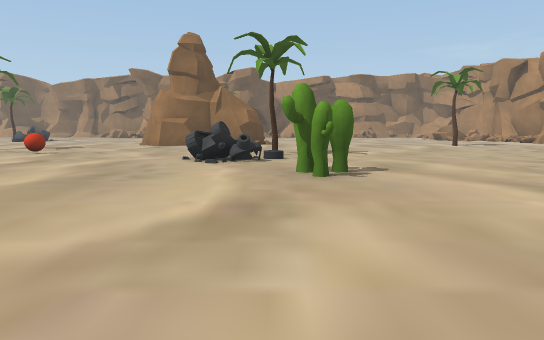
[1] (above)

24 first-person views from a walk through a Unity game level. The camera is 1.3 m above the floor, tilts 6° down and sees 70° across. The floor is counted in squares, 2 m on a side. Each view is taken from the middle of a square. On the plan, view 1 faces up. The plan holds only what a view shows up to about 11 squares ahead; the rest is blank. The place goes on beyond the plan. The player character is not drawn.

[2]
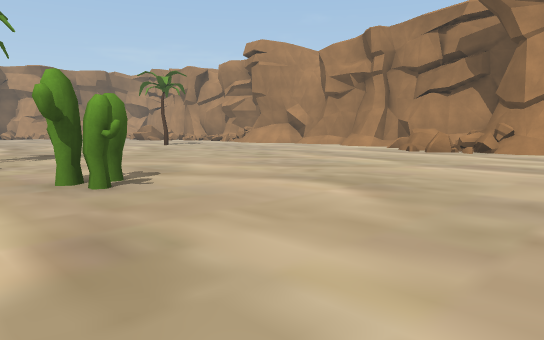

[3]
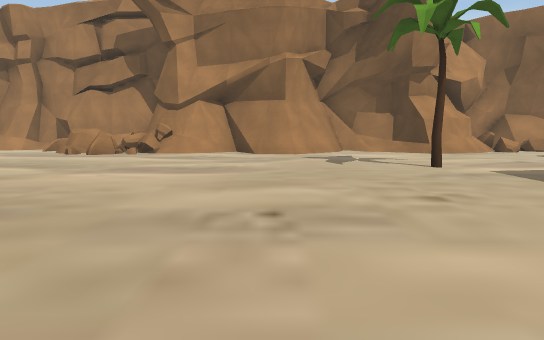

[4]
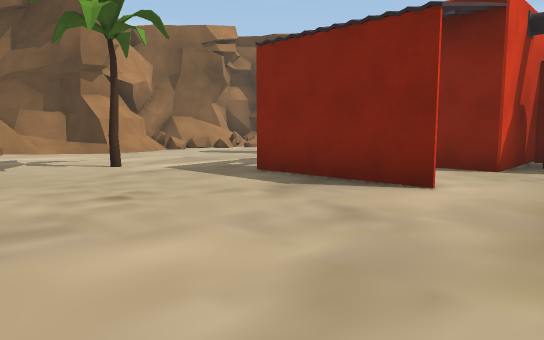

[5]
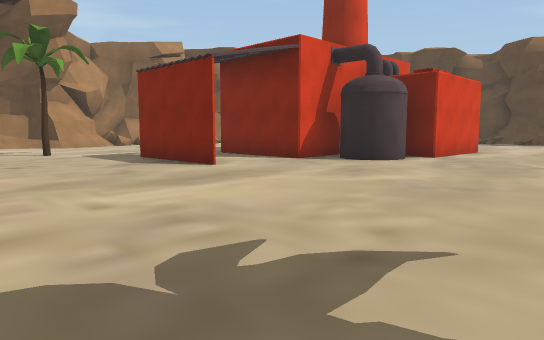

[6]
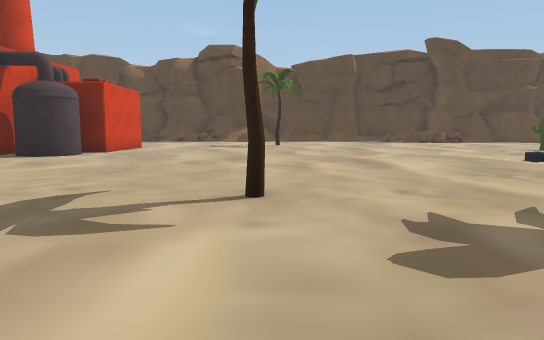

[7]
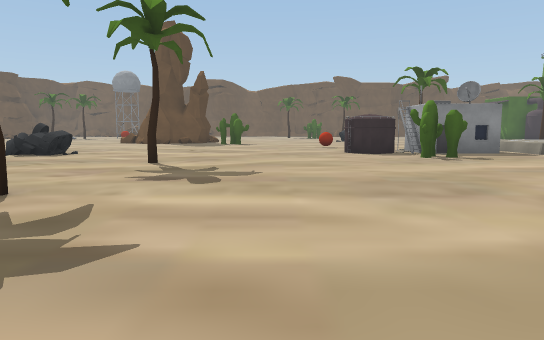

[8]
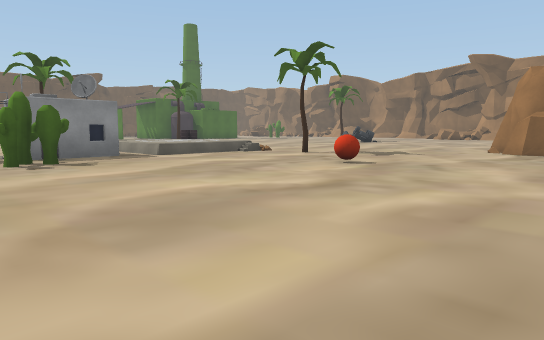

[9]
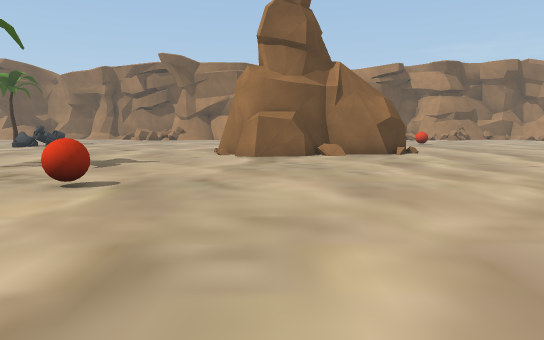

[10]
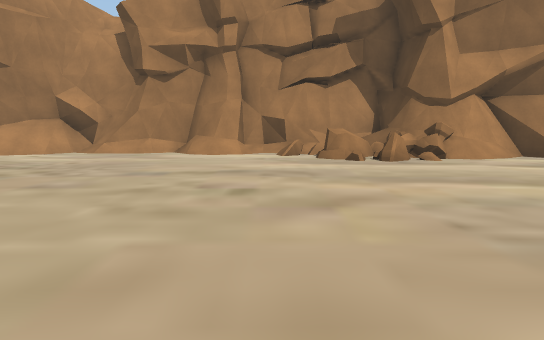

[11]
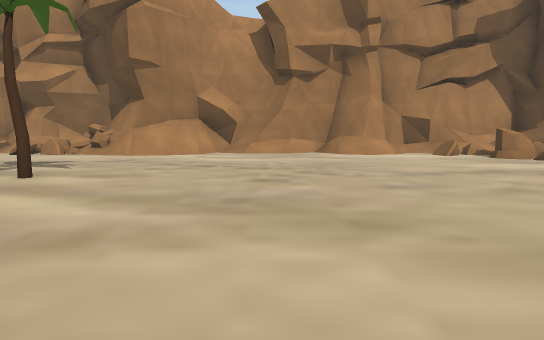

[12]
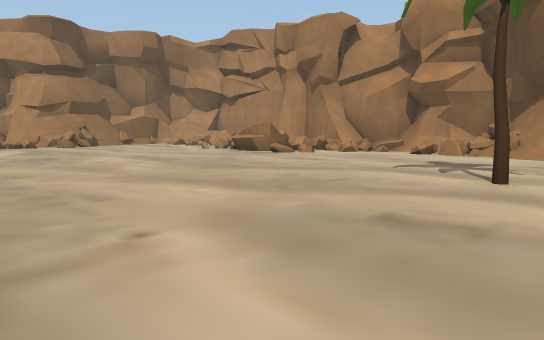

[13]
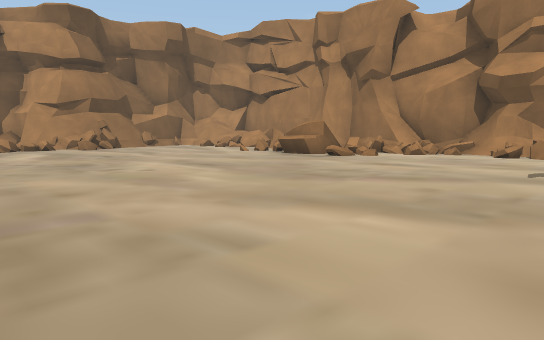

[14]
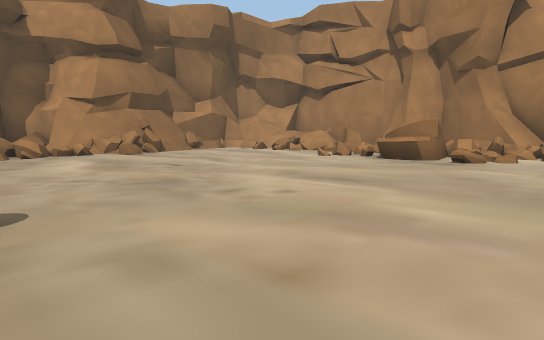

[15]
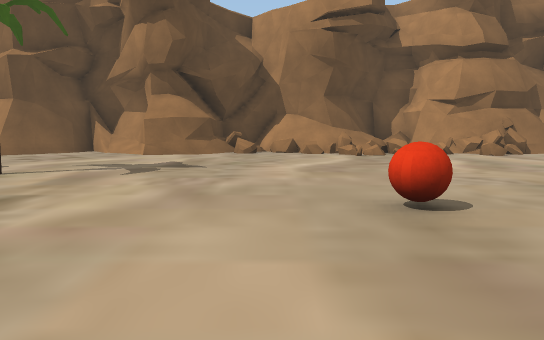

[16]
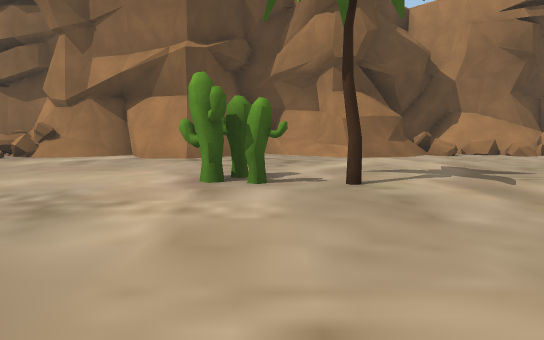

[17]
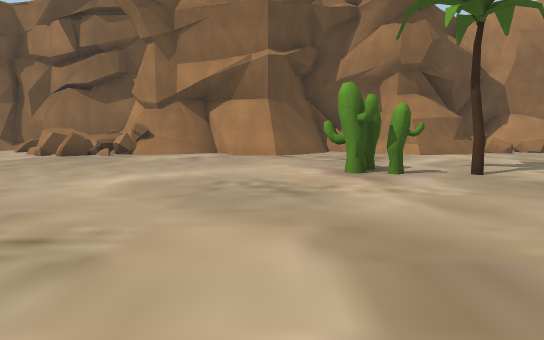

[18]
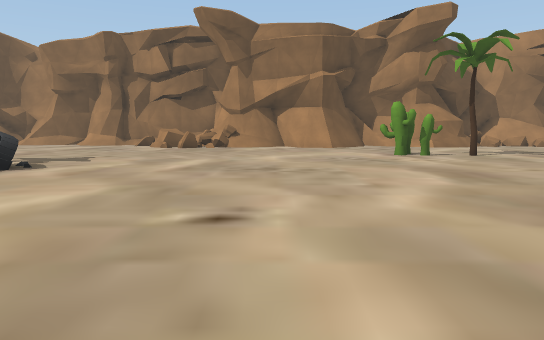

[19]
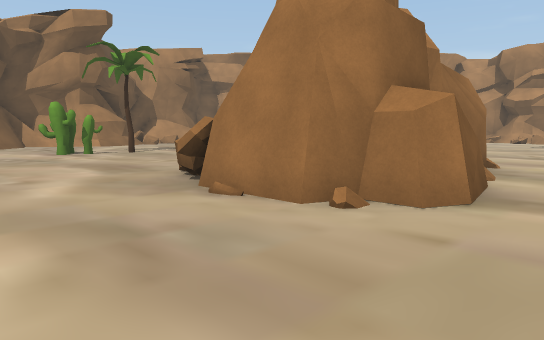

[20]
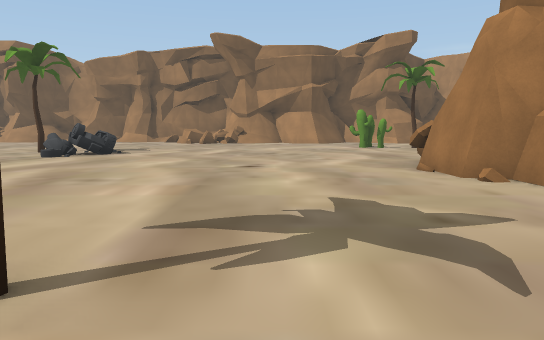

[21]
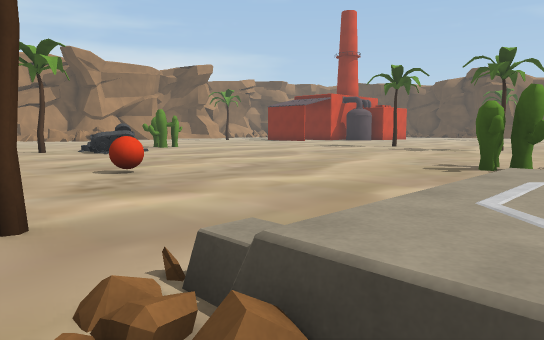

[22]
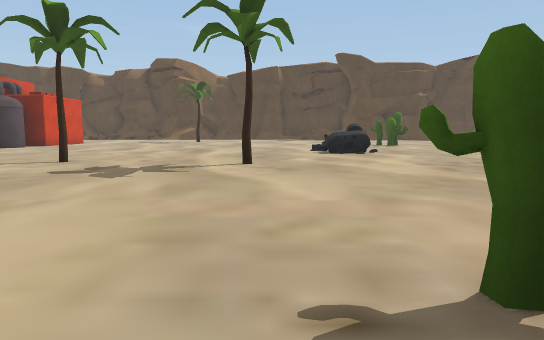

[23]
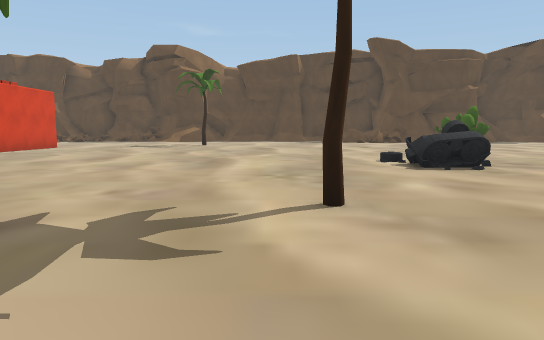

[24]
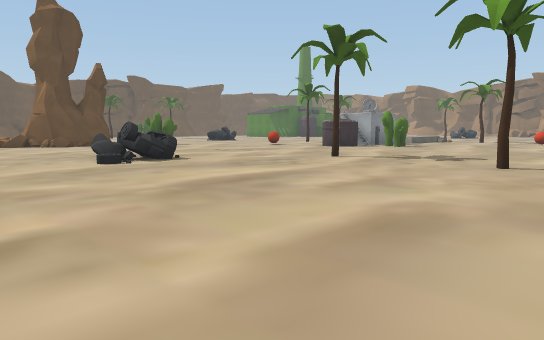

### Floor plan
Key: @ floor where view 1 was taken; # wall or solid block; x gap in a wall; . main floor; : floor 0.75 m higher than the main floor; / step, stairs or slope; = window, fence, low wall or low ledge; ^ raised ledge; B ball; T tree; C cactus; A tank; U building; O other object.
Columns run from 12 left of view 1 to 14 right of it. Each row starts with its distance up from view 1.
 32                  #
 31   #    ########^ #
 30 ^#######//##====:#####
 29 x==/.##/..##...#=/=#.
 28 ......................
 27 .......................
 26 ........................
 25 .......CCT..............
 24 .......................  #
 23 ......................=  #
 22 ..............B.......##=#
 21 O......... ............#=#
 20 .........   ............=##
 19 .......^     ............/#
 18 .......#      ..........=##
 17 .......#####............==#
 16 .......#####............/##
 15  ..................T..../#
 14   ....................../#
 13 ........................./
 12 ^^.T.....................#
 11 ^^.......................#
 10 ^^....B.....T............#
  9 ^^.........O.............#
  8 U..........O.............#
  7 U......................#=#
  6 U.C..........C........=^=#
  5 O............C........=###
  4 O......................##
  3 ......................./#
  2 .......................##
  1 .......................#
  0 ...T........@..........##
 -1 .......T................#
 -2 ...................T....#
 -3 ..............###......##
 -4 AA.....................#
 -5 .A............... ...../
 -6 ..............###   ...=
 -7  ...........###
 -8  ...........###

Where each view was taken, in squares from view 1:
view 1: 0 up, 0 right, facing up
view 2: 1 up, 1 left, facing up-right
view 3: 1 up, 0 right, facing right
view 4: 1 up, 0 right, facing down-right
view 5: 1 up, 4 left, facing down-right
view 6: 3 up, 5 left, facing down
view 7: 2 up, 1 left, facing left
view 8: 4 up, 2 left, facing up-left
view 9: 6 up, 4 left, facing up
view 10: 8 up, 2 right, facing right
view 11: 12 up, 2 right, facing right
view 12: 14 up, 2 right, facing up-right
view 13: 16 up, 2 right, facing up-right
view 14: 19 up, 2 right, facing up-right
view 15: 19 up, 1 right, facing up
view 16: 20 up, 4 left, facing up
view 17: 19 up, 6 left, facing up
view 18: 15 up, 8 left, facing up
view 19: 14 up, 8 left, facing up-right
view 20: 11 up, 8 left, facing up
view 21: 13 up, 12 left, facing down-right
view 22: 7 up, 9 left, facing down
view 23: 3 up, 8 left, facing down
view 24: 8 down, 3 left, facing up-left
